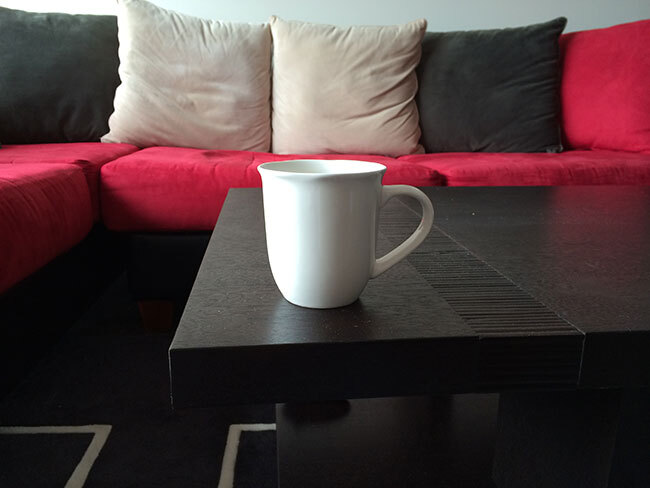
#> input picture assets/source_01.jpg, 650 x 488 px
$ python flip.py --image ../assets/source_01.jpg
#> lines starting #> are read from the running program, lines starting #| are printed output that depends on the picture
import argparse
import cv2
# construct the argument parser and parsethe arguments
ap = argparse.ArgumentParser()
ap.add_argument("-i", "--image",
required=True, help = "Path to the image")
args = vars(ap.parse_args())
# load the image and show it
image = cv2.imread(args["image"])
#> image is the input picture: shape (488, 650, 3); mean B, G, R 64.3, 63.2, 82.3
cv2.imshow("Original", image)
# flip the image horizontally
(h, w) = image.shape[:2]
#> h = 488; w = 650
(cX, cY) = (w / 2, h / 2)
#> cX = 325; cY = 244

flipped = cv2.flip(image, 1)
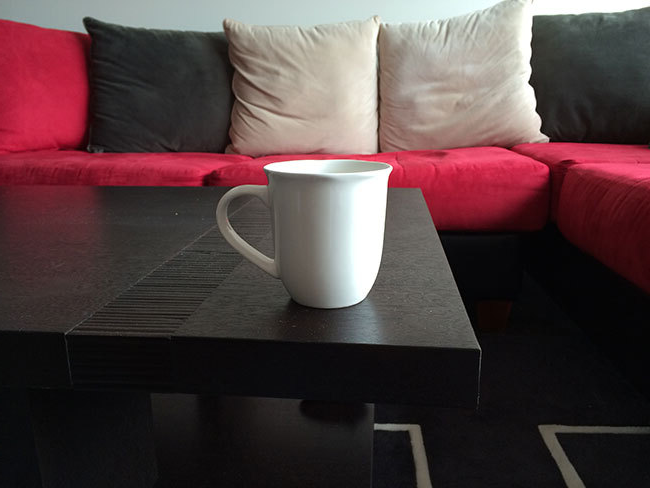
#> flipped: shape (488, 650, 3); mean B, G, R 64.3, 63.2, 82.3
# cv2.imshow("Flipped Horizontally",flipped)
M = cv2.getRotationMatrix2D((cX, cY), 45, 1.0)
rotated = cv2.warpAffine(flipped, M, (w, h))
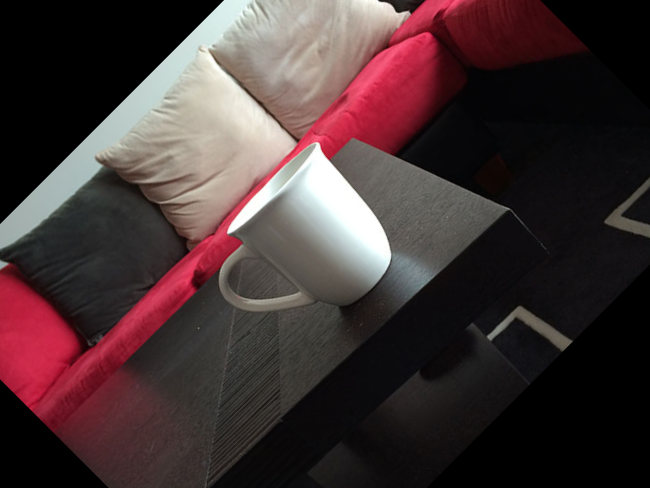
#> rotated: shape (488, 650, 3); mean B, G, R 52.7, 52, 68.6
flipped = cv2.flip(rotated, 0)
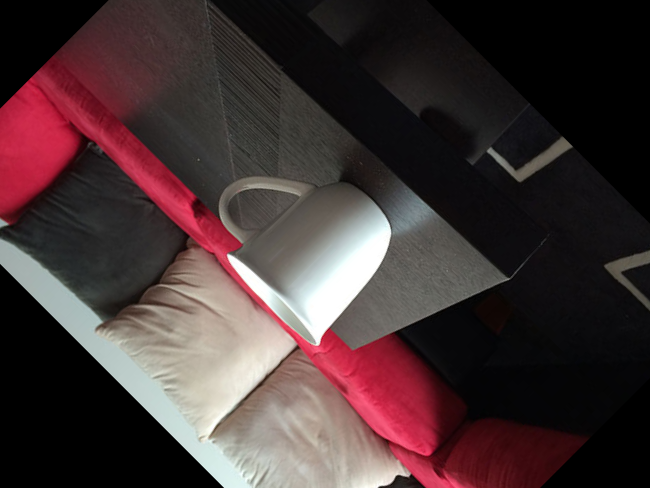
#> flipped: shape (488, 650, 3); mean B, G, R 52.7, 52, 68.6
print(flipped[189][441])
#| [12  9 11]
cv2.imshow("Flipped Vertically", flipped)

# [7 lines of commented-out code are left out]
cv2.waitKey(0)

$ run again, on assets/source_03.jpg
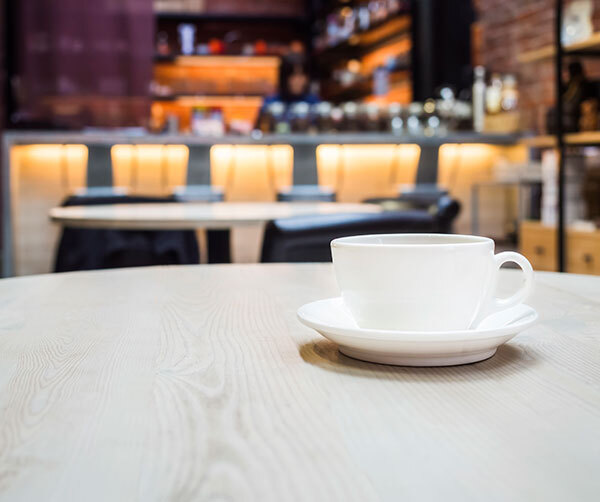
#> input picture assets/source_03.jpg, 600 x 502 px
#> image is the input picture: shape (502, 600, 3); mean B, G, R 146, 153.4, 166.8
#> `rotated = cv2.warpAffine(flipped, M, (w, h))`:
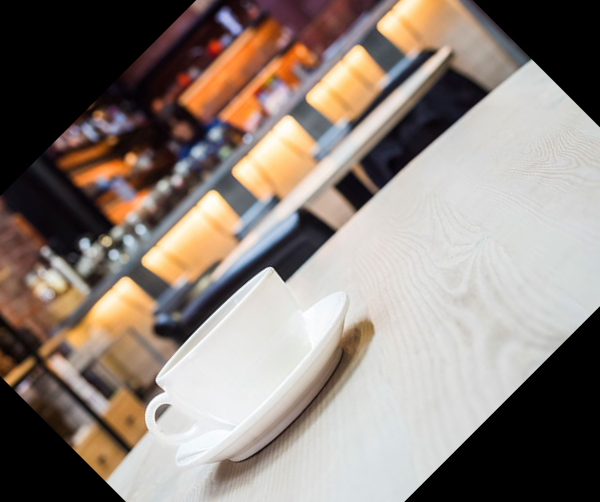
#> rotated: shape (502, 600, 3); mean B, G, R 121.6, 129.2, 140.3
#> `flipped = cv2.flip(rotated, 0)`:
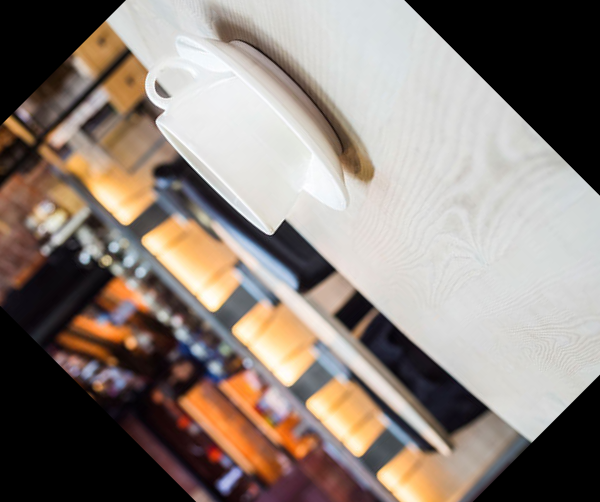
#> flipped: shape (502, 600, 3); mean B, G, R 121.6, 129.2, 140.3
#| [216 218 218]
